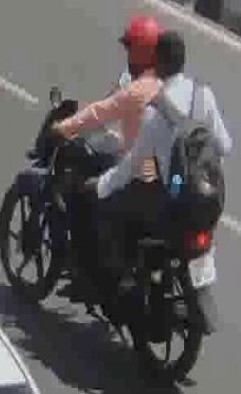
#> input picture dataset/helmet_classify_img/22030_jpg.rf.747843d89974a4b0000a6b2c79685877.jpg, 241 x 394 px; its folder holds only this picture in this run
$ python img_augmentator.py
#> lines starting #> are read from the running program, lines starting #| are printed output that depends on the picture
import os
from os import listdir
from PIL import Image

folder_dir = "../dataset/helmet_classify_img"
for images_path in os.listdir(folder_dir):
    im = Image.open(f"../dataset/helmet_classify_img/{images_path}")
#> im is the input picture: PIL image 241x394 RGB; mean R, G, B 90.5, 87.2, 87.9
    im = im.convert('RGB')
    left_tilt_im = im.rotate(30)
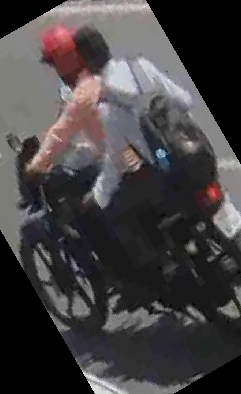
#> left_tilt_im: PIL image 241x394 RGB; mean R, G, B 68, 64.6, 65.7
    right_tilt_im = im.rotate(-30)
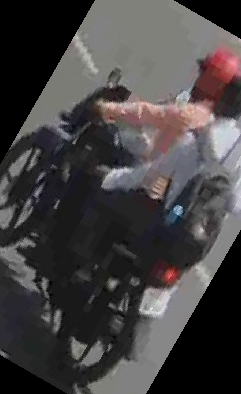
#> right_tilt_im: PIL image 241x394 RGB; mean R, G, B 68.5, 65.4, 65.9
    origin_name = images_path.split('.')[0]
    left_tilt_im.save(f'../dataset/helmet_classify_img/left_titl_{origin_name}.jpg')
    right_tilt_im.save(f'../dataset/helmet_classify_img/right_titl_{origin_name}.jpg')

$ run again, on dataset/helmet_classify_img/left_titl_21938_jpg.jpg
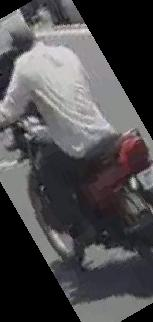
#> input picture dataset/helmet_classify_img/left_titl_21938_jpg.jpg, 153 x 322 px
#> im is the input picture: PIL image 153x322 RGB; mean R, G, B 76.6, 74.8, 76.8
#> `left_tilt_im = im.rotate(30)`:
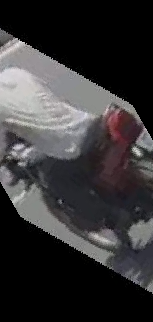
#> left_tilt_im: PIL image 153x322 RGB; mean R, G, B 55, 53.3, 54.5
#> `right_tilt_im = im.rotate(-30)`:
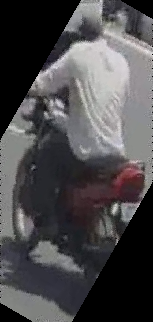
#> right_tilt_im: PIL image 153x322 RGB; mean R, G, B 76.3, 74.6, 76.5

$ run again, on dataset/helmet_classify_img/left_titl_22214_jpg.jpg
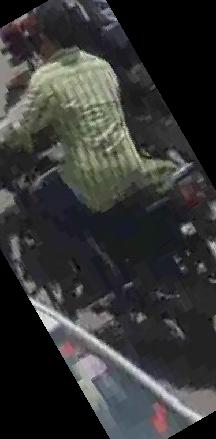
#> input picture dataset/helmet_classify_img/left_titl_22214_jpg.jpg, 216 x 439 px
#> im is the input picture: PIL image 216x439 RGB; mean R, G, B 53.4, 53.9, 53
#> `left_tilt_im = im.rotate(30)`:
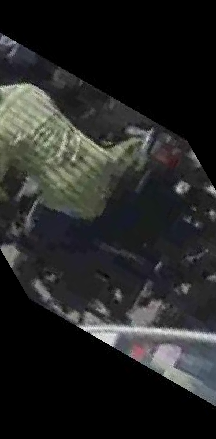
#> left_tilt_im: PIL image 216x439 RGB; mean R, G, B 37.2, 37.9, 37.1
#> `right_tilt_im = im.rotate(-30)`:
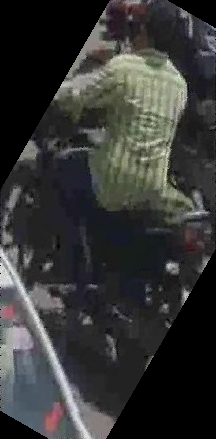
#> right_tilt_im: PIL image 216x439 RGB; mean R, G, B 53.3, 53.8, 52.8

$ run again, on dataset/helmet_classify_img/left_titl_22353_jpg.jpg
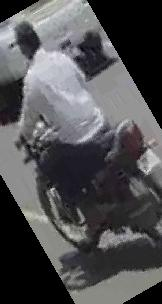
#> input picture dataset/helmet_classify_img/left_titl_22353_jpg.jpg, 162 x 304 px
#> im is the input picture: PIL image 162x304 RGB; mean R, G, B 80.6, 80.3, 82.3
#> `left_tilt_im = im.rotate(30)`:
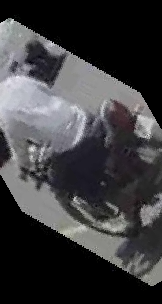
#> left_tilt_im: PIL image 162x304 RGB; mean R, G, B 61.8, 61.3, 63.3
#> `right_tilt_im = im.rotate(-30)`:
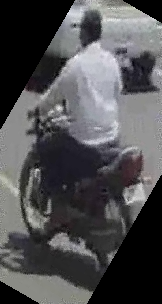
#> right_tilt_im: PIL image 162x304 RGB; mean R, G, B 80.5, 80.1, 82.2

$ run again, on dataset/helmet_classify_img/23071_jpg.rf.a7e72ad42cce4bae4cae40cecceac3e5.jpg
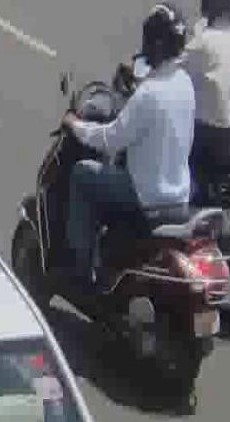
#> input picture dataset/helmet_classify_img/23071_jpg.rf.a7e72ad42cce4bae4cae40cecceac3e5.jpg, 230 x 422 px
#> im is the input picture: PIL image 230x422 RGB; mean R, G, B 94.1, 93.8, 99.5
#> `left_tilt_im = im.rotate(30)`:
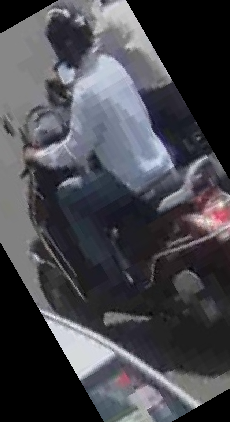
#> left_tilt_im: PIL image 230x422 RGB; mean R, G, B 70.8, 70.8, 76.6
#> `right_tilt_im = im.rotate(-30)`:
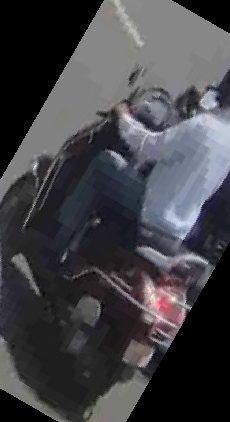
#> right_tilt_im: PIL image 230x422 RGB; mean R, G, B 66.7, 66.2, 70.5
